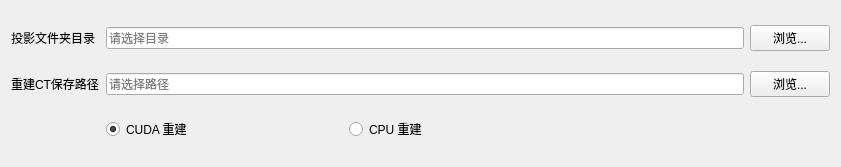
       <widget class="QWidget" name="gridLayoutWidget_2">
        <property name="geometry">
         <rect>
          <x>20</x>
          <y>30</y>
          <width>841</width>
          <height>167</height>
         </rect>
        </property>
        <layout class="QGridLayout" name="gridLayout_7">
         <item row="0" column="1">
          <widget class="QLineEdit" name="leProjFolder">
           <property name="readOnly">
            <bool>true</bool>
           </property>
           <property name="placeholderText">
            <string>请选择目录</string>
           </property>
          </widget>
         </item>
         <item row="0" column="2">
          <widget class="QPushButton" name="btnSelectProjFolder">
           <property name="text">
            <string>浏览...</string>
           </property>
          </widget>
         </item>
         <item row="0" column="0">
          <widget class="QLabel" name="label_8">
           <property name="text">
            <string>投影文件夹目录</string>
           </property>
          </widget>
         </item>
         <item row="1" column="0">
          <widget class="QLabel" name="label_10">
           <property name="text">
            <string>重建CT保存路径</string>
           </property>
          </widget>
         </item>
         <item row="1" column="2">
          <widget class="QPushButton" name="btSelectReconSavePath">
           <property name="text">
            <string>浏览...</string>
           </property>
          </widget>
         </item>
         <item row="2" column="1">
          <layout class="QHBoxLayout" name="horizontalLayout_4" stretch="3,3,2">
           <item>
            <widget class="QRadioButton" name="rbCUDA">
             <property name="text">
              <string>CUDA 重建</string>
             </property>
             <property name="checked">
              <bool>true</bool>
             </property>
            </widget>
           </item>
           <item>
            <widget class="QRadioButton" name="rbCPU">
             <property name="text">
              <string>CPU 重建</string>
             </property>
            </widget>
           </item>
           <item>
            <spacer name="horizontalSpacer_2">
             <property name="orientation">
              <enum>Qt::Orientation::Horizontal</enum>
             </property>
             <property name="sizeHint" stdset="0">
              <size>
               <width>40</width>
               <height>20</height>
              </size>
             </property>
            </spacer>
           </item>
          </layout>
         </item>
         <item row="1" column="1">
          <widget class="QLineEdit" name="leReconSavePath">
           <property name="readOnly">
            <bool>true</bool>
           </property>
           <property name="placeholderText">
            <string>请选择路径</string>
           </property>
          </widget>
         </item>
        </layout>
       </widget>
